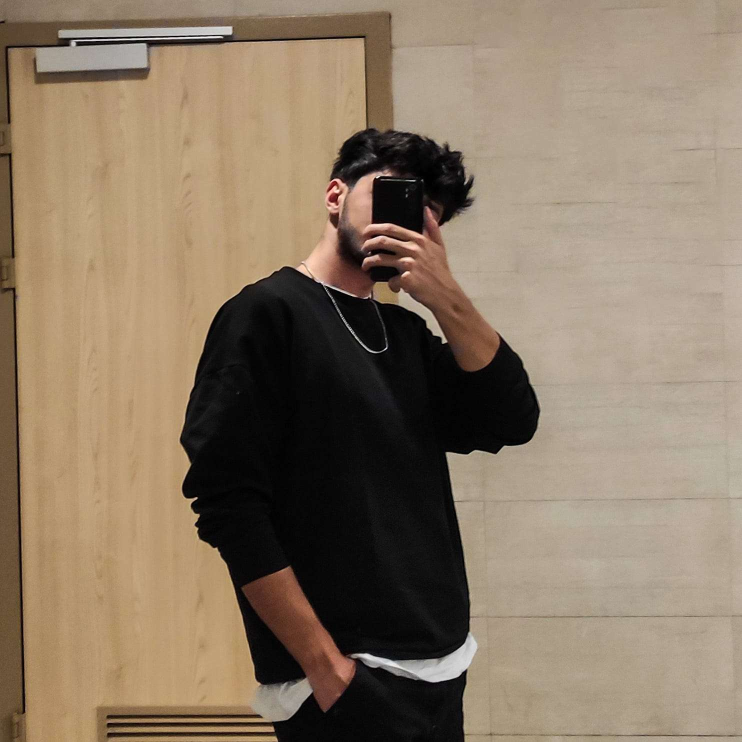
#> input picture images/profile.jpg, 1484 x 1484 px, found by its file name (shown at 1/2 size)
$ python 9_sobel.py
#> lines starting #> are read from the running program, lines starting #| are printed output that depends on the picture
import cv2 as cv
import numpy as np

src = cv.imread("images/profile.jpg")
#> src is the input picture: shape (1484, 1484, 3); mean B, G, R 101, 121.1, 138.8

h, w = src.shape[:2]
#> h = 1484; w = 1484

x_grad = cv.Sobel(src, cv.CV_32F, 1, 0)
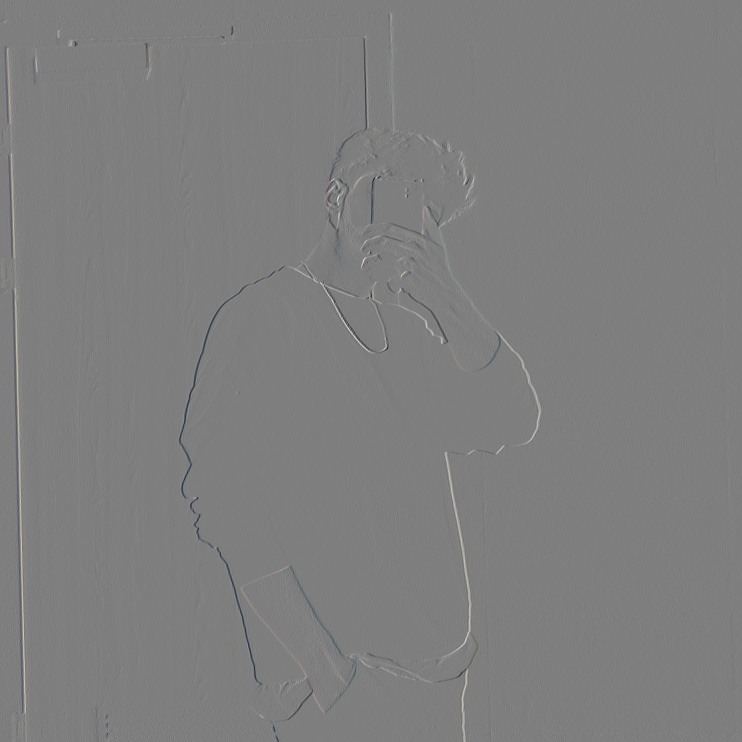
#> x_grad: shape (1484, 1484, 3) float32 (shown at 1/2 size); mean B, G, R 0.5, 0.5, 0.4; drawn with min black and max white
y_grad = cv.Sobel(src, cv.CV_32F, 0, 1)

x_grad = cv.convertScaleAbs(x_grad)
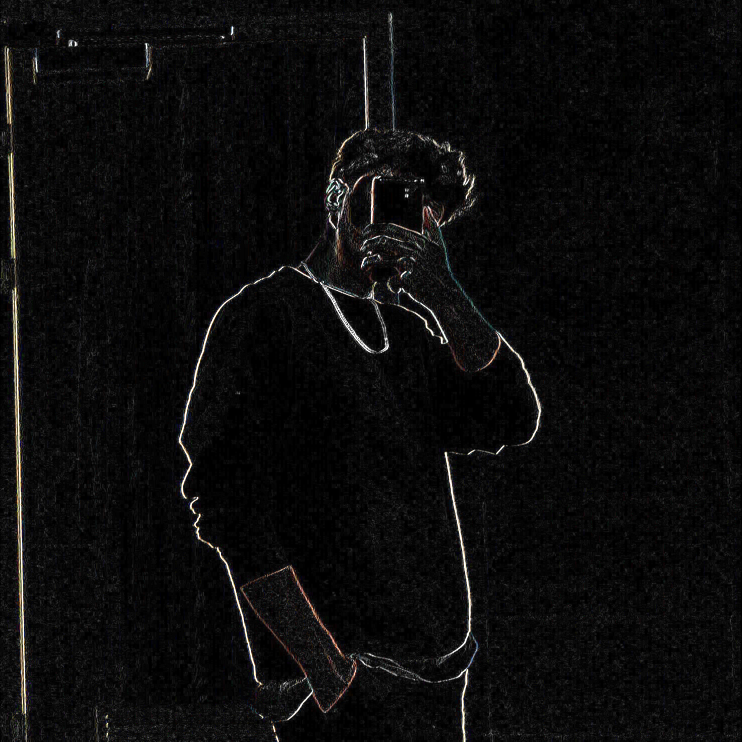
#> x_grad: shape (1484, 1484, 3) (shown at 1/2 size); mean B, G, R 11.6, 11.7, 12
y_grad = cv.convertScaleAbs(y_grad)
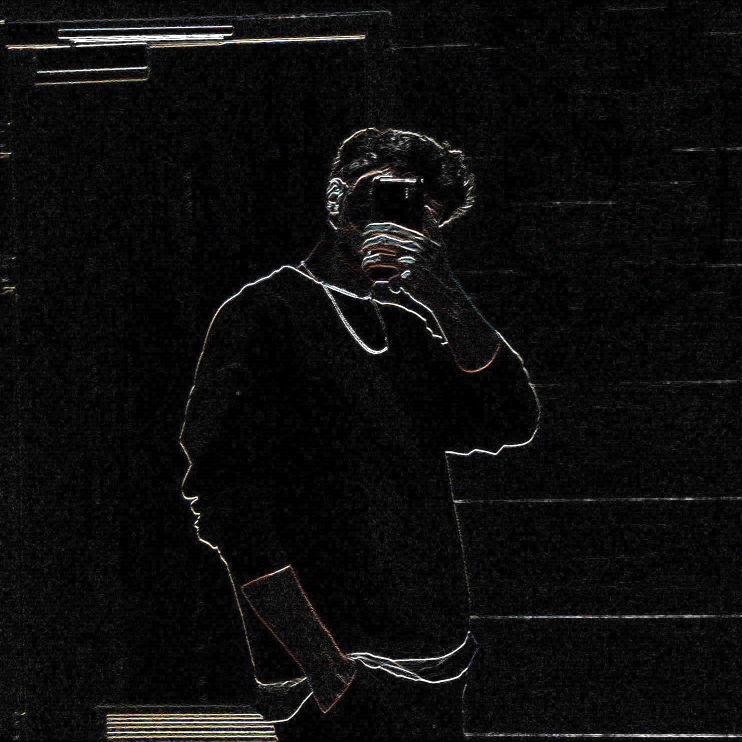
#> y_grad: shape (1484, 1484, 3) (shown at 1/2 size); mean B, G, R 12.6, 12.8, 13

cv.imshow("x_grad", x_grad)
cv.waitKey(2000)

cv.imshow("y_grad", y_grad)
cv.waitKey(2000)

dst = cv.add(x_grad, y_grad)
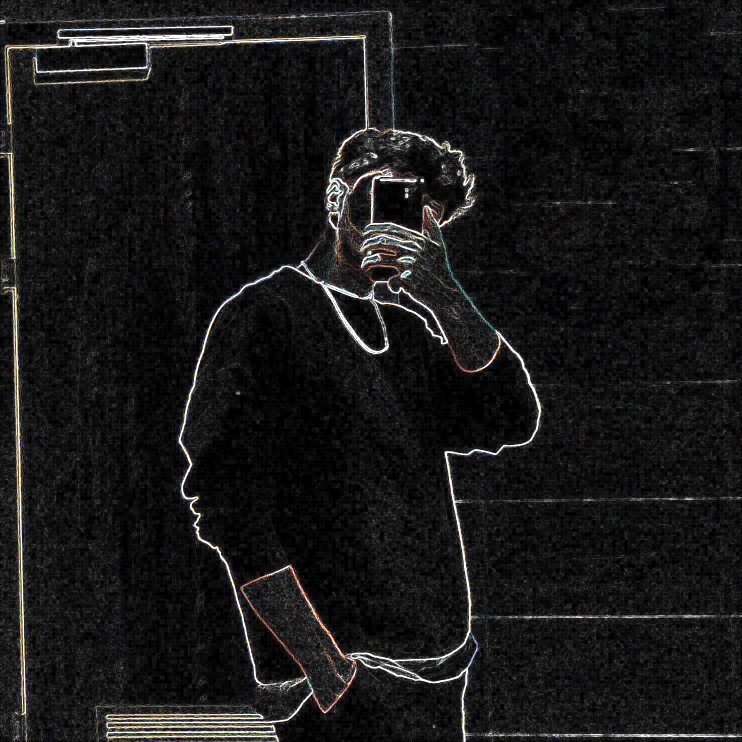
#> dst: shape (1484, 1484, 3) (shown at 1/2 size); mean B, G, R 23.5, 23.7, 24.2
dst = cv.convertScaleAbs(dst)

cv.imshow("gradient", dst)
cv.waitKey(2000)
